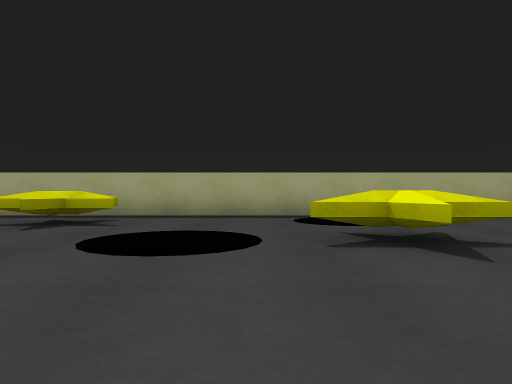
view 1 (above)

19 first-person views from a walk through a scene from a Unity 3-D project. The camera is 0.55 m above the floor, looks level and sees 70° across. The floor is counted in squares, 1 m on a side. Each view is taken from the middle of a square. On the plan, view 1 faces up. The plan holds only what a view shows up to about 9 squares ahead; the rest is blank. The player character is not drawn.

view 2
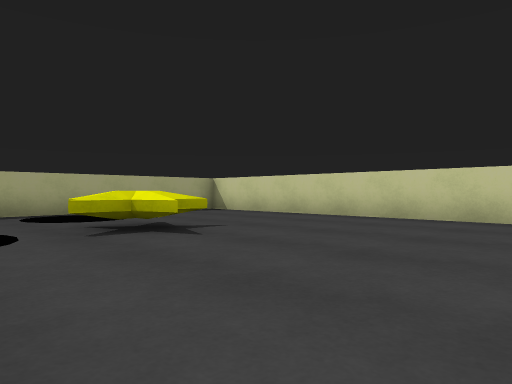

view 3
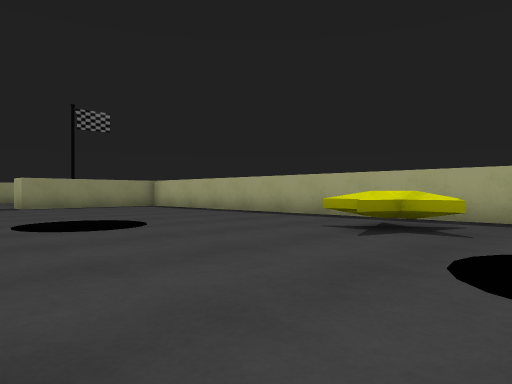

view 4
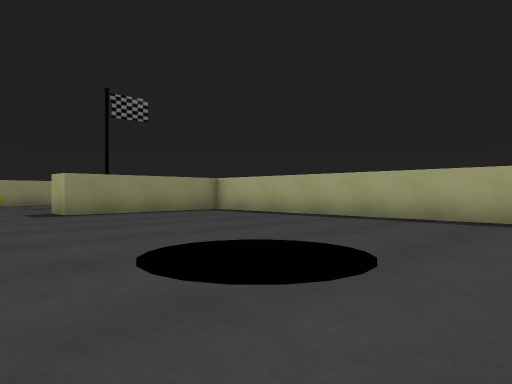

view 5
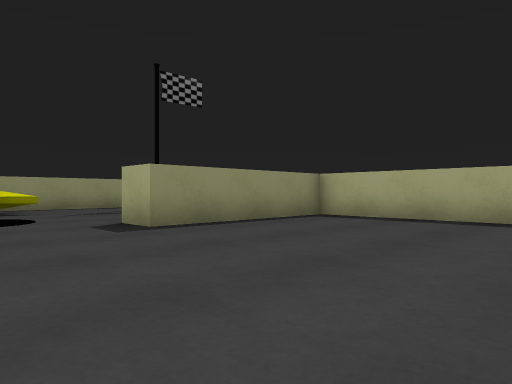

view 6
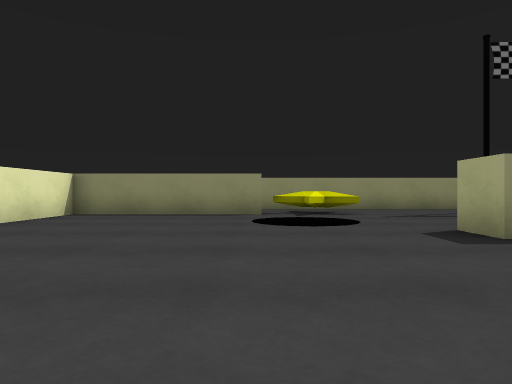

view 7
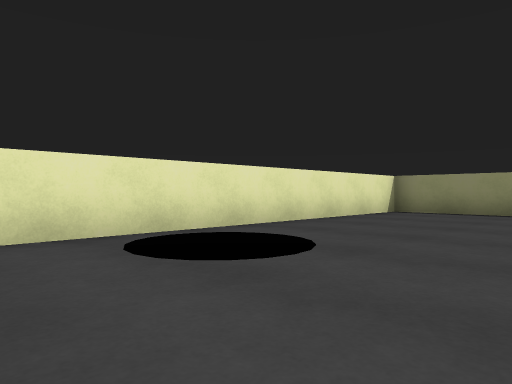

view 8
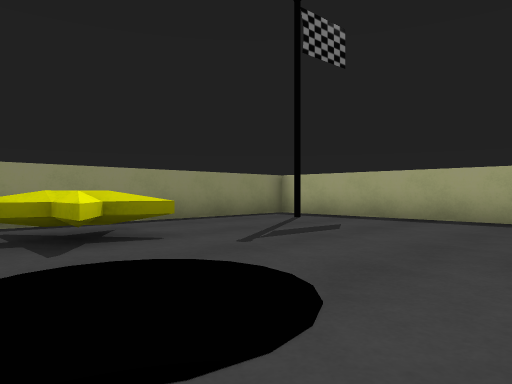

view 9
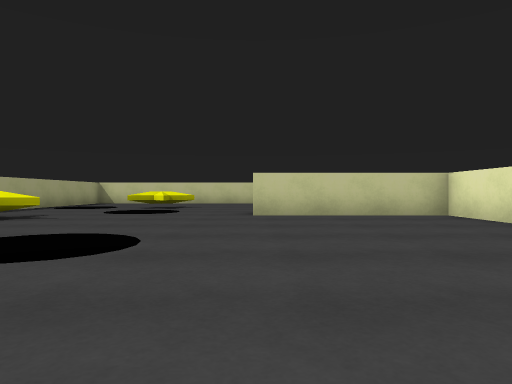

view 10
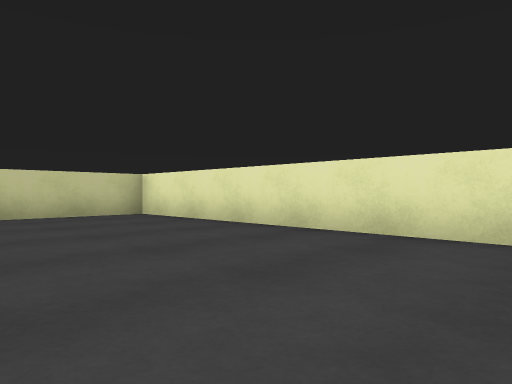

view 11
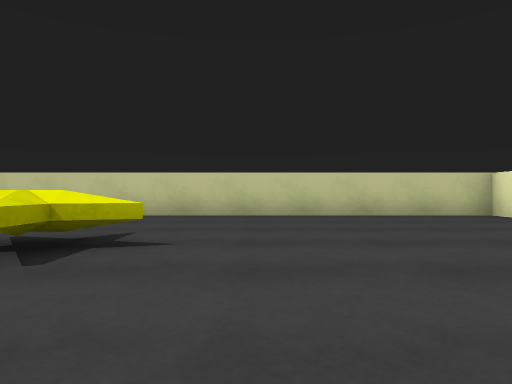

view 12
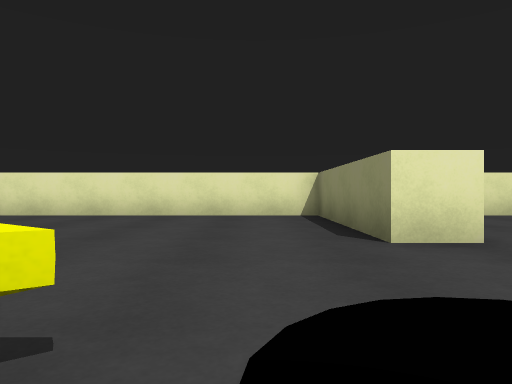

view 13
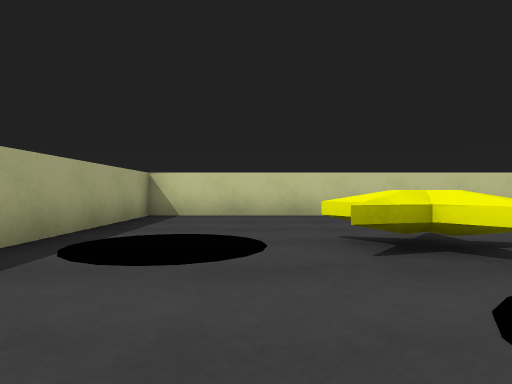

view 14
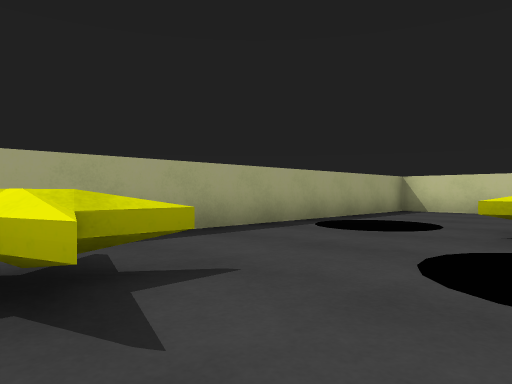

view 15
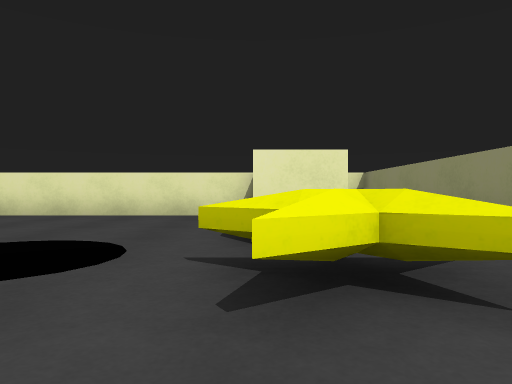

view 16
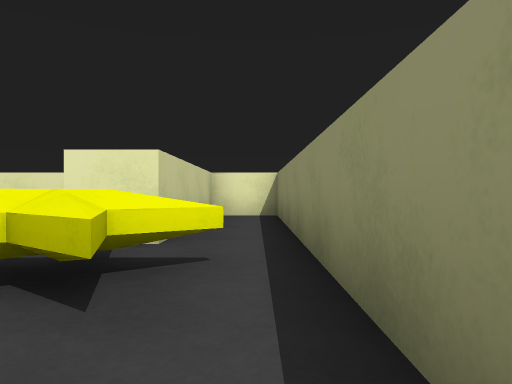

view 17
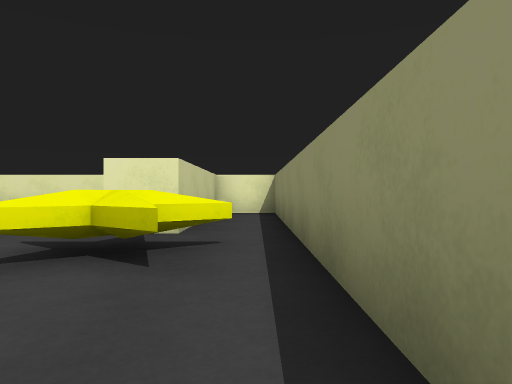

view 18
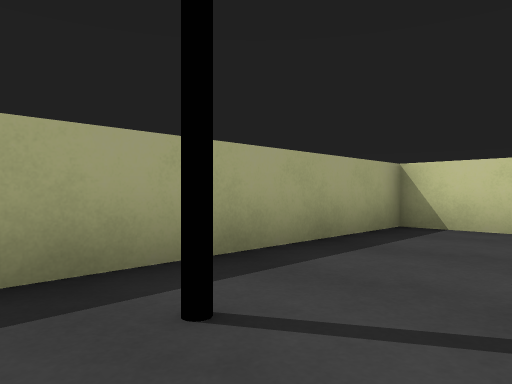

view 19
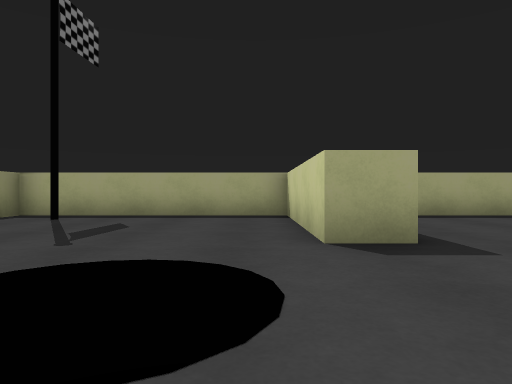

### Floor plan
Key: @ floor where view 1 was taken; # wall or solid block; . floor; S star; F flag; O other object.
Columns run from 22 left of view 1 to 7 right of it. Each row starts with its distance up from view 1.
  9 ##############################
  8 #......#................O....#
  7 #.F....#...............OO....#
  6 #......#...........S....O....#
  5 #......#.............O.......#
  4 #......#......OO....O O.S....#
  3 #....O........OO.....O.......#
  2 #.S.O O......................#
  1 #.##.O..............#........#
  0 #.##................#.@......#
 -1 #.##................#........#
 -2 #.##......OO........#........#
 -3 #.##......OO........#........#
 -4 ##############################

Positions as (right, up) in squares from view 1, and headings:
1: (0, 0), facing up
2: (-1, -1), facing up-right
3: (-1, 1), facing up-left
4: (-5, 1), facing up-left
5: (-9, 1), facing up-left
6: (-10, 1), facing left
7: (-9, 1), facing down-left
8: (-15, 1), facing up-left
9: (-11, 1), facing right
10: (-11, 1), facing down-right
11: (-2, 2), facing right
12: (0, 5), facing down
13: (-2, 6), facing right
14: (-4, 4), facing up-right
15: (-19, 5), facing down
16: (-21, 5), facing down
17: (-21, 6), facing down
18: (-21, 6), facing up-right
19: (-16, 0), facing up
